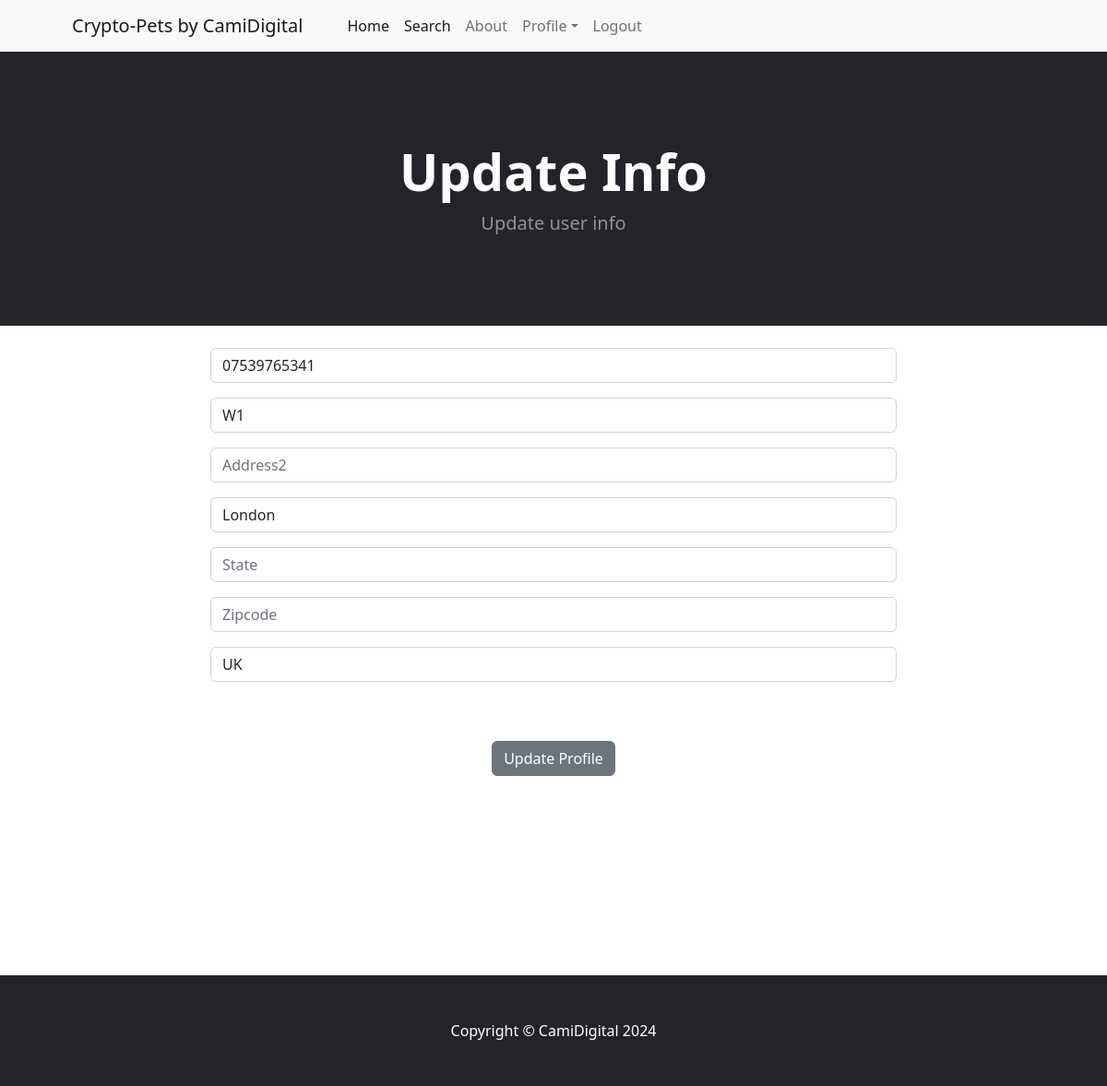
The page /update_info/ (signed in) on the database its author committed.
### webstore/models.py (models this page shows)
class Profile(models.Model):
	user = models.OneToOneField(User, on_delete=models.CASCADE)
	date_modified = models.DateTimeField(User, auto_now=True)
	phone = models.CharField(max_length=20, blank=True)
	address1 = models.CharField(max_length=200, blank=True)
	address2 = models.CharField(max_length=200, blank=True)
	city = models.CharField(max_length=200, blank=True)
	state = models.CharField(max_length=200, blank=True)
	zipcode = models.CharField(max_length=200, blank=True)
	country = models.CharField(max_length=200, blank=True)

### webstore/views.py (the view)
# urls.py: path('update_info/', views.update_info, name='update_info'),
def update_info(request):
	if request.user.is_authenticated:
		current_user = Profile.objects.get(user__id=request.user.id)
		form = UserInfoForm(request.POST or None, instance=current_user)
		if form.is_valid():
			form.save()
			messages.success(request, "Your info has been updated!!")
			return redirect('home')
		return render(request, "update_info.html", {'form':form})
	else:
		messages.success(request, "Log in to view the page!")
		return redirect('home')

### webstore/forms.py
class UserInfoForm(forms.ModelForm):
	phone = forms.CharField(label="", widget=forms.TextInput(attrs={'class': 'form-control', 'placeholder': 'Phone'}), required =False)
	address1 = forms.CharField(label="", widget=forms.TextInput(attrs={'class': 'form-control', 'placeholder': 'Address1'}), required =False)
	address2 = forms.CharField(label="", widget=forms.TextInput(attrs={'class': 'form-control', 'placeholder': 'Address2'}), required =False)
	city = forms.CharField(label="", widget=forms.TextInput(attrs={'class': 'form-control', 'placeholder': 'City'}), required =False)
	state = forms.CharField(label="", widget=forms.TextInput(attrs={'class': 'form-control', 'placeholder': 'State'}), required =False)
	zipcode = forms.CharField(label="", widget=forms.TextInput(attrs={'class': 'form-control', 'placeholder': 'Zipcode'}), required =False)
	country = forms.CharField(label="", widget=forms.TextInput(attrs={'class': 'form-control', 'placeholder': 'Country'}), required =False)
	class Meta:
		model = Profile
		fields = ('phone', 'address1', 'address2', 'city', 'state', 'zipcode', 'country')

### webstore/templates/update_info.html (shortened to what this page needs)
{% extends 'base.html' %}
{% block content %}
   <header class="bg-dark py-5">
    <div class="container px-4 px-lg-5 my-5">
      <div class="text-center text-white">
        <h1 class="display-4 fw-bolder">Update Info</h1>
        <p class="lead fw-normal text-white-50 mb-0">
          Update user info
        </p>
      </div>
    </div>
  </header>
  <div class="container">
    <div class="row">
      <center>
        <div class="col-8">
          <br>
          <form method="POST" action="{% url 'update_info' %}">
            {{ form.as_p }}
            <br/><br/>
            <button type="submit" class="btn btn-secondary">Update Profile</button>
</form>
<br>
<br>
<br>
<br>
<br>
<br>
<br>
<br>
<br>
      </div>
      </center>
  </div>
  </div>
{% endblock %}

### rows shown on the page
Profile: phone "07539765341", address1 "W1", city "London", country "UK"
